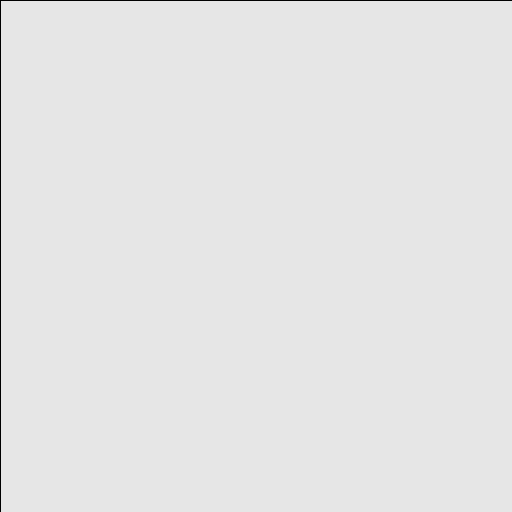
Frame 1 (no input)
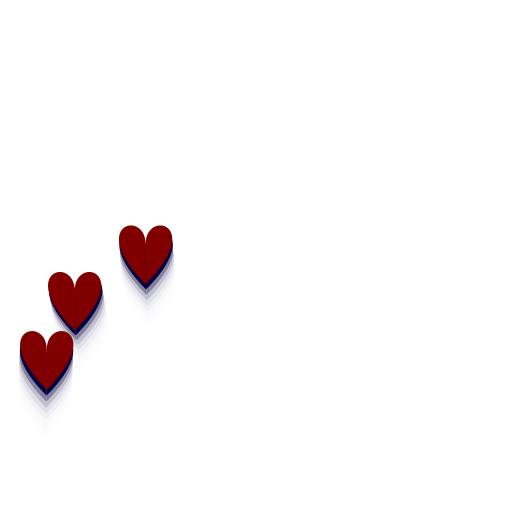
Frame 60 (the mouse pressed at the canvas centre just before this capture)
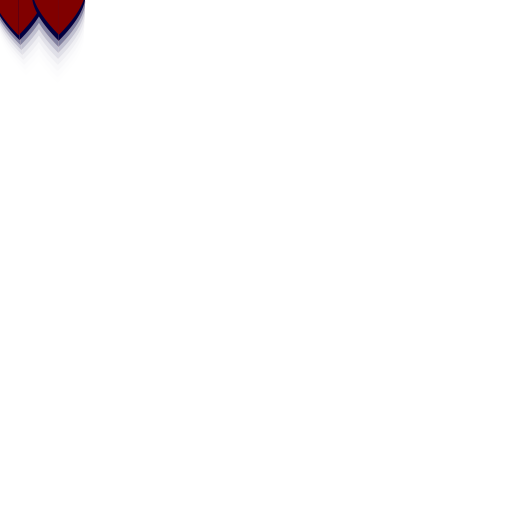
Frame 120 (the mouse held since frame 60 and released just before this capture)

The Processing sketch that drew these frames (run headless with seeded random() and noise(); from frame 60 on, the mouse is pressed at the canvas centre):

// Processing sketch: heart
// ── heart.pde
class Heart{
    float posX;
    float posY;
    float sx;
    float sy;
    boolean vivo;
    
    float f(int q)  {return (q%21)/80;}
    
    Heart(float posX, float posY, float sx, float sy){
      this.posX = posX;
      this.posY = posY;
      this.sx = sx;
      this.sy = sy;
      this.vivo = true;
      noStroke();
    }
    
    void kill()  {vivo=false;}
    
    void update(){
      fill(0,0,64);
      bezier(posX,posY+30, posX-60,posY-30, posX,posY-45, posX,posY-10);
      bezier(posX,posY+30, posX+60,posY-30, posX,posY-45, posX,posY-10);    
      if (vivo){
        fill(128,0,0);
        posX+=sx;
        posY+=sy;
      }
      else{
        fill(128);
        posX+=sx;
        sy+=0.1 + f(1735);
        posY+=sy;
      }  
      bezier(posX,posY+30, posX-60,posY-30, posX,posY-45, posX,posY-10);
      bezier(posX,posY+30, posX+60,posY-30, posX,posY-45, posX,posY-10);
    }
}
        
ArrayList<Heart> mammt;

boolean checkPointer(Heart pointingAt){
  if (mouseX <= pointingAt.posX+30 && mouseX >= pointingAt.posX-30 
      && 
      mouseY <= pointingAt.posY+30 && mouseY >= pointingAt.posY-30)
            return true;
            
  else  return false;
}
   
void mouseClicked(){
  for (int i=0; i<mammt.size(); i++){
    Heart current=mammt.get(i);
    if (checkPointer(current))    current.kill();
  }
}

void setup(){
  size(512,512);
  mammt = new ArrayList<Heart>();
}

void draw(){
  int chance=round(random(1,100));
  if (chance<=5){
    mammt.add(
      new Heart(
        random(0,width-30),
        height+10,
        random(-5,5),
        -random(3,7)
      )
    );
  }
  fill(255,128);
  rect(0,0,width,height);
  for (int i=0; i<mammt.size(); i++){
    Heart current = mammt.get(i);
    if ((current.posX>width+30 || current.posX<-30) && current.posY<-30)  mammt.remove(i);
    current.update();
  }
}
